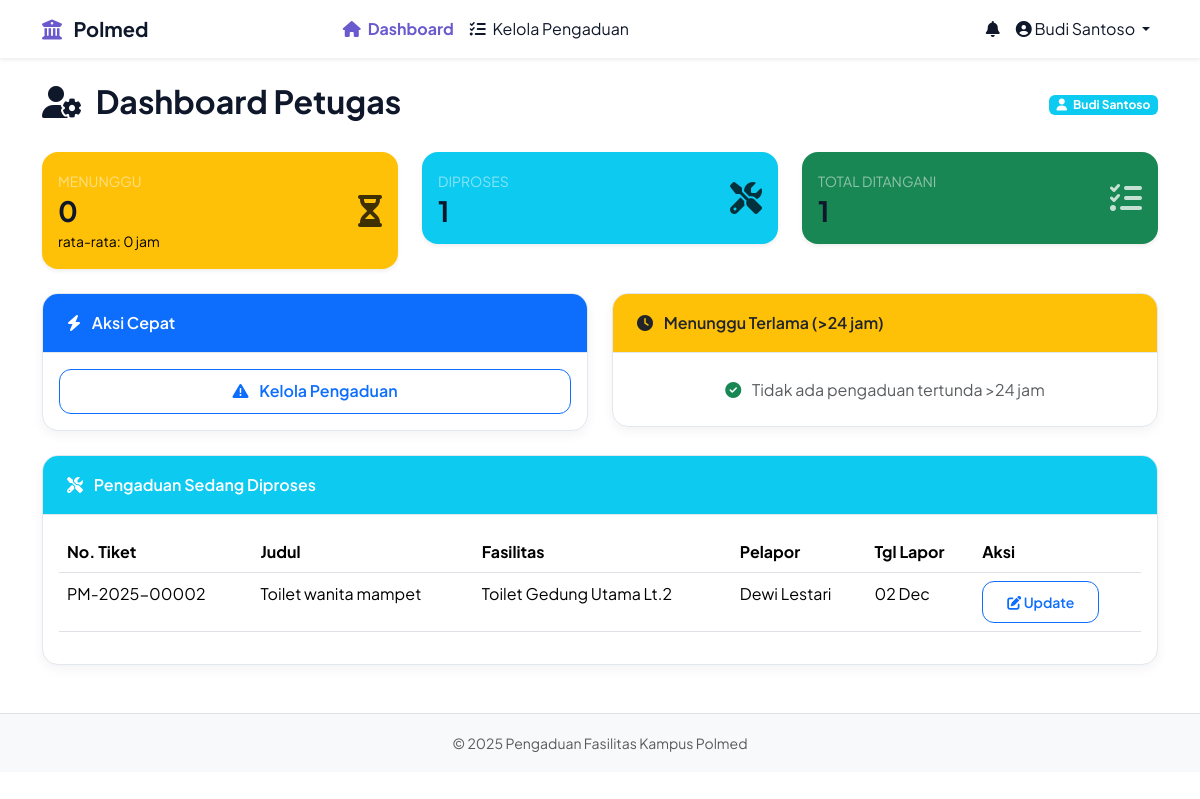
Screenshot of /dashboard/petugas/index.php (signed in) with the database file from the repository.
### tables this page shows
CREATE TABLE `pengaduan` (
  `id` int(11) NOT NULL,
  `user_id` int(11) NOT NULL,
  `fasilitas_id` int(11) NOT NULL,
  `no_tiket` varchar(20) NOT NULL,
  `judul` varchar(150) NOT NULL,
  `deskripsi` text NOT NULL,
  `foto` varchar(255) DEFAULT NULL,
  `status` enum('menunggu','diproses','selesai','ditolak') NOT NULL DEFAULT 'menunggu',
  `created_at` timestamp NOT NULL DEFAULT current_timestamp(),
  `updated_at` timestamp NOT NULL DEFAULT current_timestamp() ON UPDATE current_timestamp()
);

CREATE TABLE `fasilitas` (
  `id` int(11) NOT NULL,
  `nama` varchar(100) NOT NULL,
  `lokasi` varchar(100) DEFAULT NULL,
  `deskripsi` text DEFAULT NULL
);

CREATE TABLE `users` (
  `id` int(11) NOT NULL,
  `nama` varchar(100) NOT NULL,
  `nim_nip` varchar(20) NOT NULL,
  `email` varchar(100) DEFAULT NULL,
  `password` varchar(255) NOT NULL,
  `role` enum('mahasiswa','petugas','admin') NOT NULL DEFAULT 'mahasiswa',
  `created_at` timestamp NOT NULL DEFAULT current_timestamp()
);

### dashboard/petugas/index.php (the view, shortened to what this page needs)
<?php
require_once '../../includes/auth_check.php';
?>
<?php include '../../includes/header.php'; ?>
<div class="d-flex justify-content-between align-items-center mb-4">
    <h2><i class="fas fa-user-cog me-2"></i> Dashboard Petugas</h2>
    <span class="badge bg-info">
        <i class="fas fa-user me-1"></i> <?= htmlspecialchars($_SESSION['nama']) ?>
    </span>
</div>
<div class="row g-4 mb-4">
    <?php
    $result = $koneksi->query("SELECT COUNT(*) as total FROM pengaduan WHERE status = 'menunggu'");
    $menunggu = $result->fetch_assoc()['total'];
    $result = $koneksi->query("SELECT COUNT(*) as total FROM pengaduan WHERE status = 'diproses'");
    $diproses = $result->fetch_assoc()['total'];
    $result = $koneksi->query("
        SELECT AVG(TIMESTAMPDIFF(HOUR, created_at, NOW())) as avg_hours
        FROM pengaduan
        WHERE status = 'menunggu'
    ");
    $avg_hours = $result->fetch_assoc()['avg_hours'] ?? 0;
    $avg_hours = round($avg_hours, 1);
    ?>
    <div class="col-md-4">
        <div class="card text-bg-warning border-0 shadow-sm">
            <div class="card-body">
                <div class="d-flex justify-content-between align-items-center">
                    <div>
                        <small class="text-white-50">MENUNGGU</small>
                        <h3 class="mb-0"><?= $menunggu ?></h3>
                        <small class="text-white-75">rata-rata: <?= $avg_hours ?> jam</small>
                    </div>
                    <i class="fas fa-hourglass-half fa-2x opacity-75"></i>
                </div>
            </div>
        </div>
    </div>
    <div class="col-md-4">
        <div class="card text-bg-info border-0 shadow-sm">
            <div class="card-body">
                <div class="d-flex justify-content-between align-items-center">
                    <div>
                        <small class="text-white-50">DIPROSES</small>
                        <h3 class="mb-0"><?= $diproses ?></h3>
                    </div>
                    <i class="fas fa-tools fa-2x opacity-75"></i>
                </div>
            </div>
        </div>
    </div>
    <div class="col-md-4">
        <div class="card text-bg-success border-0 shadow-sm">
            <div class="card-body">
                <div class="d-flex justify-content-between align-items-center">
                    <div>
                        <small class="text-white-50">TOTAL DITANGANI</small>
                        <h3 class="mb-0"><?= $menunggu + $diproses ?></h3>
                    </div>
                    <i class="fas fa-tasks fa-2x opacity-75"></i>
                </div>
            </div>
        </div>
    </div>
</div>
<div class="row mb-4">
    <div class="col-md-6">
        <div class="card">
            <div class="card-header bg-primary text-white">
                <i class="fas fa-bolt me-2"></i> Aksi Cepat
            </div>
            <div class="card-body">
                <div class="d-grid gap-2">
                    <a href="pengaduan.php" class="btn btn-outline-primary">
                        <i class="fas fa-exclamation-triangle me-2"></i> Kelola Pengaduan
                    </a>
                </div>
            </div>
        </div>
    </div>
    <div class="col-md-6">
        <div class="card">
            <div class="card-header bg-warning text-dark">
                <i class="fas fa-clock me-2"></i> Menunggu Terlama (>24 jam)
            </div>
            <div class="card-body">
                <?php
                $lama_query = "
                    SELECT id, no_tiket, judul,
                           TIMESTAMPDIFF(HOUR, created_at, NOW()) as hours_old,
                           created_at
                    FROM pengaduan
                    WHERE status = 'menunggu'
                      AND created_at < NOW() - INTERVAL 24 HOUR
                    ORDER BY created_at ASC
                    LIMIT 3
                ";
                $lama_result = $koneksi->query($lama_query);
                ?>
                <?php if ($lama_result->num_rows > 0): ?>
                    <ul class="list-group list-group-flush">
                        <?php while ($row = $lama_result->fetch_assoc()): ?>
                            <li class="list-group-item d-flex justify-content-between align-items-center">
                                <div>
                                    <strong><?= htmlspecialchars($row['no_tiket']) ?></strong><br>
                                    <small><?= htmlspecialchars($row['judul']) ?></small>
                                </div>
                                <span class="badge bg-danger"><?= $row['hours_old'] ?> jam</span>
                            </li>
                        <?php endwhile; ?>
                    </ul>
                <?php else: ?>
                    <div class="text-center text-muted py-2">
                        <i class="fas fa-check-circle text-success me-2"></i>
                        Tidak ada pengaduan tertunda >24 jam
                    </div>
                <?php endif; ?>
            </div>
        </div>
    </div>
</div>
<div class="card">
    <div class="card-header bg-info text-white">
        <i class="fas fa-tools me-2"></i> Pengaduan Sedang Diproses
    </div>
    <div class="card-body">
        <?php
        $proses_query = "
            SELECT p.id, p.no_tiket, p.judul, p.created_at,
                   f.nama as fasilitas, u.nama as pelapor
            FROM pengaduan p
            JOIN fasilitas f ON p.fasilitas_id = f.id
            JOIN users u ON p.user_id = u.id
            WHERE p.status = 'diproses'
            ORDER BY p.updated_at DESC
        ";
        $proses_result = $koneksi->query($proses_query);
        ?>
        <?php if ($proses_result->num_rows > 0): ?>
            <div class="table-responsive">
                <table class="table table-hover">
                    <thead>
                        <tr>
                            <th>No. Tiket</th>
                            <th>Judul</th>
                            <th>Fasilitas</th>
                            <th>Pelapor</th>
                            <th>Tgl Lapor</th>
                            <th>Aksi</th>
                        </tr>
                    </thead>
                    <tbody>
                        <?php while ($row = $proses_result->fetch_assoc()): ?>
                            <tr>
                                <td><?= htmlspecialchars($row['no_tiket']) ?></td>
                                <td><?= htmlspecialchars($row['judul']) ?></td>
                                <td><?= htmlspecialchars($row['fasilitas']) ?></td>
                                <td><?= htmlspecialchars($row['pelapor']) ?></td>
                                <td><?= date('d M', strtotime($row['created_at'])) ?></td>
                                <td>
                                    <a href="pengaduan.php?id=<?= $row['id'] ?>"
                                       class="btn btn-sm btn-outline-primary">
                                        <i class="fas fa-edit"></i> Update
                                    </a>
                                </td>
                            </tr>
                        <?php endwhile; ?>
                    </tbody>
                </table>
            </div>
        <?php endif; ?>
    </div>
</div>
<?php include '../../includes/footer.php'; ?>

### assets/css/style.css (style rules this page uses)
:root { --primary: #6a5acd; --primary-light: #8a7fd4; --primary-dark: #4a3a9c; --success: #10b981; --warning: #f59e0b; --danger: #ef4444; --white: #ffffff; --gray-100: #f8fafc; --gray-200: #e2e8f0; --gray-700: #334155; --shadow: 0 4px 12px rgba(0, 0, 0, 0.05); --border-radius: 16px; }
body { font-family: 'Plus Jakarta Sans', -apple-system, BlinkMacSystemFont, 'Segoe UI', Roboto, sans-serif; background-color: var(--white); color: var(--gray-700); line-height: 1.6; }
h1, h2, h3, h4, h5, h6 { font-weight: 700; color: #0f172a; }
.card { border: 1px solid var(--gray-200); border-radius: var(--border-radius); box-shadow: var(--shadow); transition: transform 0.3s ease; overflow: hidden; }
.card-header { background-color: var(--white); border-bottom: 1px solid var(--gray-200); font-weight: 600; padding: 1rem 1.5rem; }
.btn { font-weight: 600; border-radius: 12px; padding: 0.6rem 1.5rem; }

### includes/header.php (style rules this page uses)
body { font-family: 'Plus Jakarta Sans', -apple-system, BlinkMacSystemFont, sans-serif; }

### rows the page displays
pengaduan: no_tiket "PM-2025-00002", judul "Toilet wanita mampet", fasilitas.nama "Toilet Gedung Utama Lt.2", user.nama "Dewi Lestari", created_at "02 Dec"

### other values shown
$_SESSION['nama'] "Budi Santoso"
$menunggu "0"
$avg_hours "0"
$diproses "1"
$menunggu + $diproses "1"
